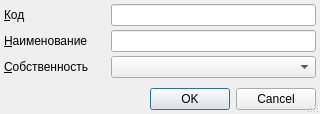
<?xml version="1.0" encoding="UTF-8"?>
<ui version="4.0">
 <class>ItemEditorDialog</class>
 <widget class="QDialog" name="ItemEditorDialog">
  <property name="geometry">
   <rect>
    <x>0</x>
    <y>0</y>
    <width>320</width>
    <height>114</height>
   </rect>
  </property>
  <property name="windowTitle">
   <string>ChangeMe!</string>
  </property>
  <property name="sizeGripEnabled">
   <bool>true</bool>
  </property>
  <layout class="QGridLayout">
   <property name="margin">
    <number>4</number>
   </property>
   <property name="spacing">
    <number>4</number>
   </property>
   <item row="0" column="0">
    <widget class="QLabel" name="lblCode">
     <property name="text">
      <string>&amp;Код</string>
     </property>
     <property name="buddy">
      <cstring>edtCode</cstring>
     </property>
    </widget>
   </item>
   <item row="0" column="1">
    <widget class="QLineEdit" name="edtCode"/>
   </item>
   <item row="1" column="0">
    <widget class="QLabel" name="lblName">
     <property name="text">
      <string>&amp;Наименование</string>
     </property>
     <property name="buddy">
      <cstring>edtName</cstring>
     </property>
    </widget>
   </item>
   <item row="1" column="1">
    <widget class="QLineEdit" name="edtName"/>
   </item>
   <item row="2" column="0">
    <widget class="QLabel" name="lblOwnership">
     <property name="text">
      <string>&amp;Собственность</string>
     </property>
     <property name="buddy">
      <cstring>cmbOwnership</cstring>
     </property>
    </widget>
   </item>
   <item row="2" column="1">
    <widget class="QComboBox" name="cmbOwnership">
     <item>
      <property name="text">
       <string/>
      </property>
     </item>
     <item>
      <property name="text">
       <string>Бюджетная</string>
      </property>
     </item>
     <item>
      <property name="text">
       <string>Частная</string>
      </property>
     </item>
     <item>
      <property name="text">
       <string>Смешенная</string>
      </property>
     </item>
    </widget>
   </item>
   <item row="3" column="0">
    <spacer>
     <property name="orientation">
      <enum>Qt::Vertical</enum>
     </property>
     <property name="sizeHint" stdset="0">
      <size>
       <width>103</width>
       <height>16</height>
      </size>
     </property>
    </spacer>
   </item>
   <item row="4" column="0" colspan="2">
    <widget class="QDialogButtonBox" name="buttonBox">
     <property name="orientation">
      <enum>Qt::Horizontal</enum>
     </property>
     <property name="standardButtons">
      <set>QDialogButtonBox::Cancel|QDialogButtonBox::Ok</set>
     </property>
    </widget>
   </item>
  </layout>
 </widget>
 <tabstops>
  <tabstop>edtCode</tabstop>
  <tabstop>edtName</tabstop>
  <tabstop>cmbOwnership</tabstop>
  <tabstop>buttonBox</tabstop>
 </tabstops>
 <resources/>
 <connections>
  <connection>
   <sender>buttonBox</sender>
   <signal>accepted()</signal>
   <receiver>ItemEditorDialog</receiver>
   <slot>accept()</slot>
   <hints>
    <hint type="sourcelabel">
     <x>158</x>
     <y>121</y>
    </hint>
    <hint type="destinationlabel">
     <x>117</x>
     <y>106</y>
    </hint>
   </hints>
  </connection>
  <connection>
   <sender>buttonBox</sender>
   <signal>rejected()</signal>
   <receiver>ItemEditorDialog</receiver>
   <slot>reject()</slot>
   <hints>
    <hint type="sourcelabel">
     <x>238</x>
     <y>99</y>
    </hint>
    <hint type="destinationlabel">
     <x>247</x>
     <y>107</y>
    </hint>
   </hints>
  </connection>
 </connections>
</ui>
